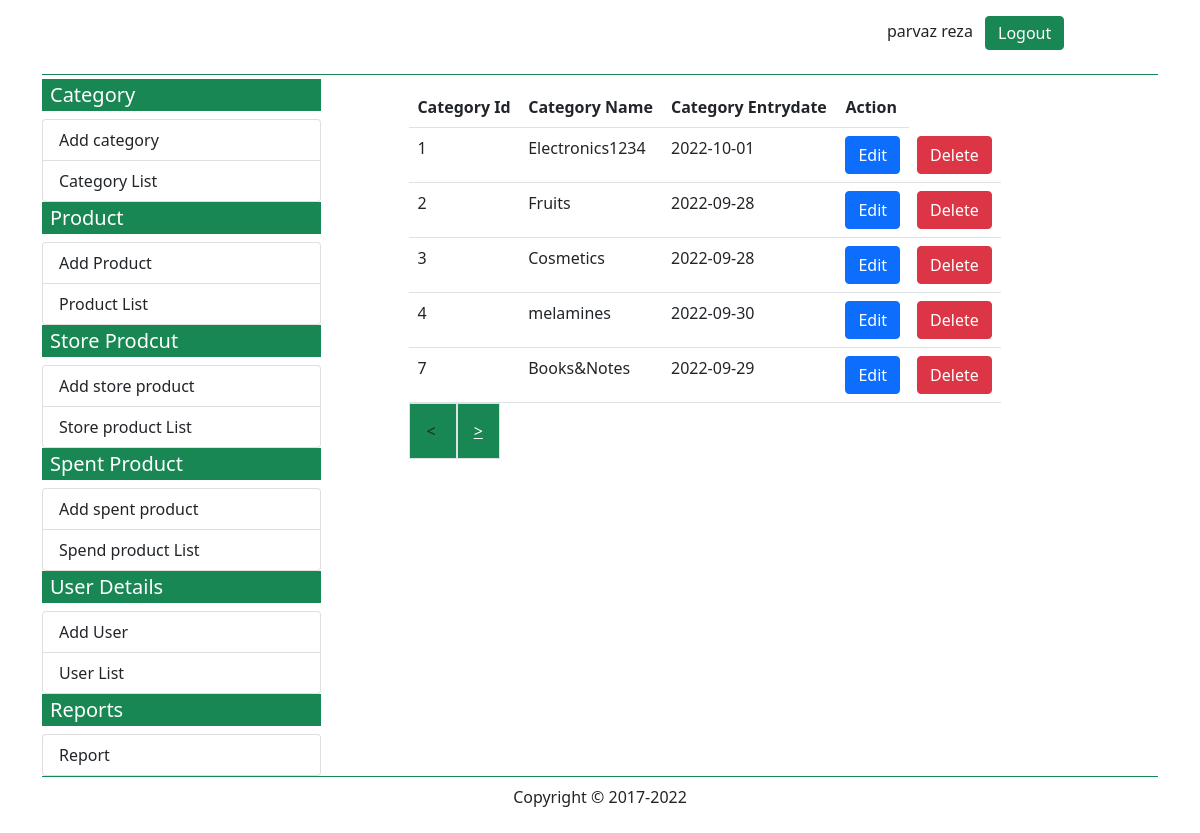
/list_of_category.php (signed in), run on the app's committed database.
### tables this page shows
CREATE TABLE `category` (
  `category_id` int(11) NOT NULL,
  `category_name` varchar(20) NOT NULL,
  `category_entrydate` varchar(10) NOT NULL
);

### list_of_category.php (the view, shortened to what this page needs)
<?php
include('database.php');
$user_first_name = $_SESSION['user_first_name'] ;
$user_last_name = $_SESSION['user_last_name'] ;
?>
<!DOCTYPE html>
<html lang="en">
<head>
    <link rel="stylesheet" href="css/all.min.css">
    <link rel="stylesheet" href="css/fontawesome.min.css">
    <link rel="stylesheet" href="css/custom.css">
    <link href="https://cdn.jsdelivr.net/npm/bootstrap@5.0.2/dist/css/bootstrap.min.css" rel="stylesheet">
</head>
<body>
<?php
    if(!empty($user_first_name) && !empty($user_last_name)){
?>
<div class="container">
        <div class="container-fluid border-bottom border-success mb-0">
                    <?php include('topbar.php'); ?>
        </div>
        <div class="container-fluid mt-1">
            <div class="row">
                <div class="col-md-3 p-0 m-0 border-end-0">
                    <?php include('leftbar.php'); ?>
                </div>
                <div class="col-md-9">
                <div class="row p-2">
                    <div class="col-md-1"></div>
                    <div class="col-md-9">
                <?php
                $sql1 = "SELECT * FROM category";
                $query1 = mysqli_query($conn, $sql1);
                $num_rows = mysqli_num_rows($query1);
                $divide_num_rows = ($num_rows/5) + 1;
        if(isset($_GET['pageno'])){
             $getpageno = $_GET['pageno'];
             $offset  = ($getpageno - 1)* 5;
             $getpageno_increment = $getpageno + 1;
             $getpageno_decrement = $getpageno - 1;
        }else{
            $offset = 0;
            $getpageno_increment = 2;
            $getpageno_decrement = 0;
        }
    $sql = "SELECT * FROM `category` LIMIT 5 OFFSET $offset";
    $query = mysqli_query($conn, $sql);
    echo "<table class='table'><tr><th>Category Id</th><th>Category Name</th>
                    <th>Category Entrydate</th><th>Action</th></tr>";
    while($data = mysqli_fetch_assoc($query)){
        $category_id = $data['category_id'];
        $category_name = $data['category_name'];
        $category_entrydate = $data['category_entrydate'];
        echo "<tr><td>$category_id</td>
        <td>$category_name</td>
        <td>$category_entrydate</td>
        <td><a href='edit_category.php?id=$category_id' class='btn btn-primary'> Edit </a></td>
        <td><a href='list_of_category.php?id=$category_id' class='btn btn-danger btn-del' >Delete</a></td></tr>";
    }
    echo "</table>";
}else{
    header('location:login.php');
}
?>
<?php
if($getpageno_decrement == 0){
    echo "<span class='bg-success border round p-3 mt-1'> < </span>";
}else{
    echo " <span class='bg-success border round p-3'>
    <a href='list_of_category.php?pageno= $getpageno_decrement' class='text-white'> < </a>
    </span>";
}
?>
<?php
if($getpageno_increment> $divide_num_rows){
    echo "<span class='bg-success border round p-3 mt-1'> > </span>";
}else{
    echo "<span class='bg-success border round p-3 mt-1'>
    <a href='list_of_category.php?pageno= $getpageno_increment' class='text-white'> > </a>
    </span>";
}
?>
                    </div>
                    <div class="col-md-2"></div>
                </div>
                </div>
            </div>
        </div>
        <div class="container-fluid border-top border-success">
          <?php include('bottombar.php'); ?>
        </div>
    </div>
</body>
</html>

### data on the page
category: category_id "1", category_name "Electronics1234", category_entrydate "2022-10-01"
category: category_id "2", category_name "Fruits", category_entrydate "2022-09-28"
category: category_id "3", category_name "Cosmetics", category_entrydate "2022-09-28"
category: category_id "4", category_name "melamines", category_entrydate "2022-09-30"
category: category_id "7", category_name "Books&Notes", category_entrydate "2022-09-29"

### other printed values
$user_first_name "parvaz"
$user_last_name "reza"
